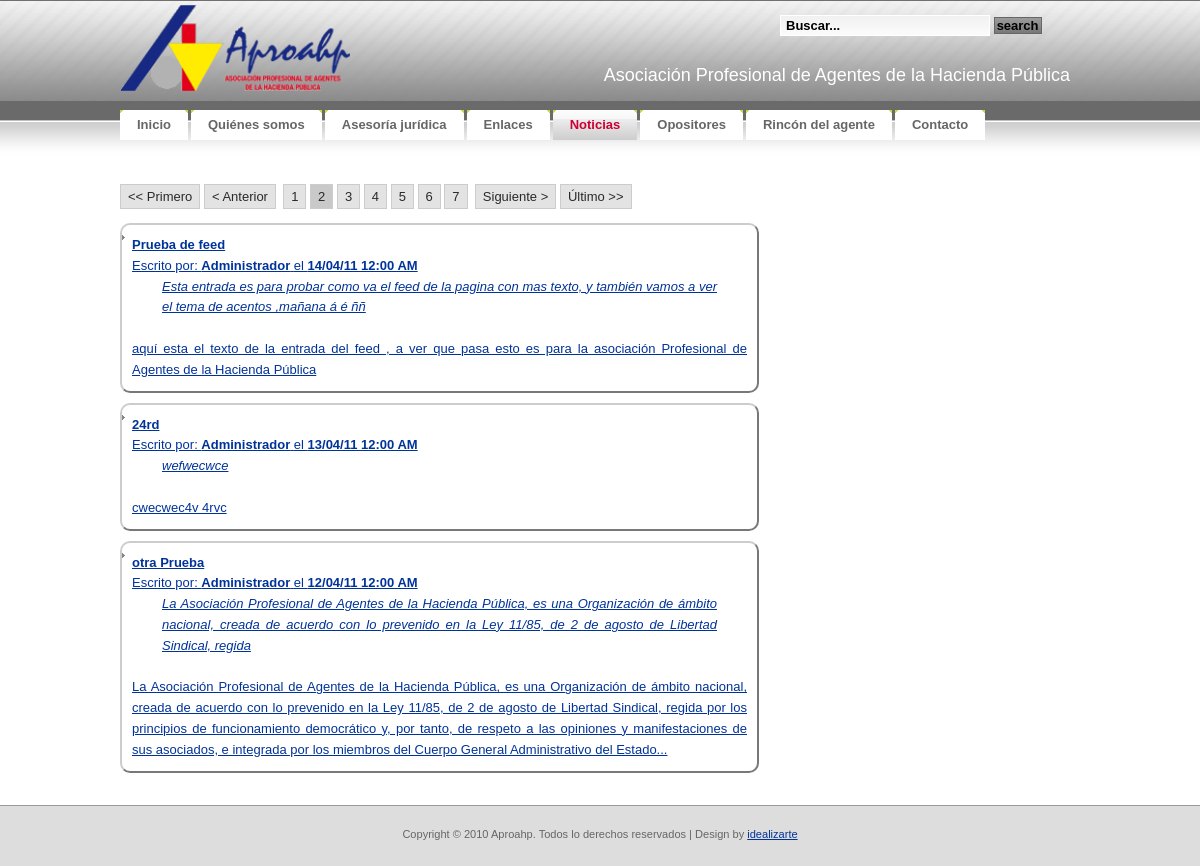
/noticias/noticias.php?pagenum=2, run on an earlier commit of the app's database.
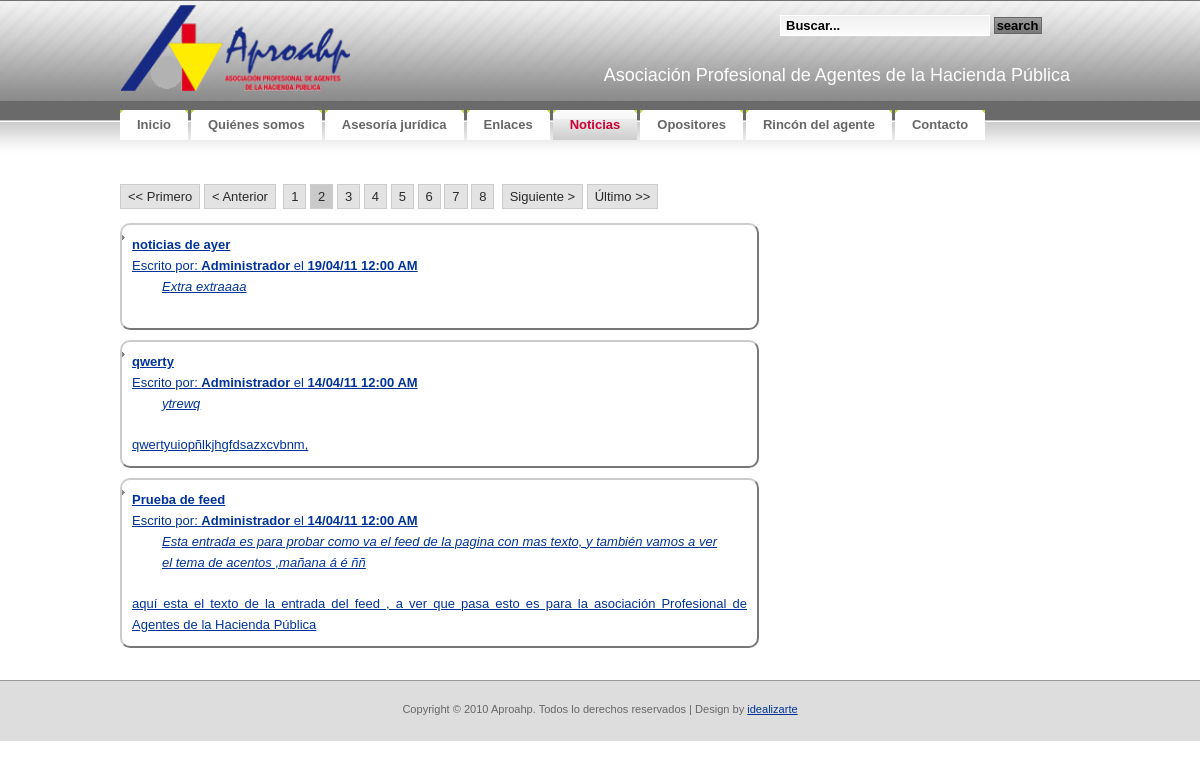
And on a later commit of the database.
### tables this page shows
CREATE TABLE IF NOT EXISTS `tbl_noticias` (
  `NOT_ID` bigint(20) NOT NULL AUTO_INCREMENT,
  `NOT_FECHA` timestamp NOT NULL DEFAULT CURRENT_TIMESTAMP,
  `NOT_Autor` bigint(20) NOT NULL,
  `NOT_Titulo` varchar(50) NOT NULL,
  `NOT_resumen` varchar(500) NOT NULL,
  `NOT_texto` text NOT NULL,
  PRIMARY KEY (`NOT_ID`)
);

CREATE TABLE IF NOT EXISTS `tbl_users` (
  `USR_ID` bigint(20) NOT NULL AUTO_INCREMENT,
  `USR_username` varchar(32) NOT NULL,
  `USR_password` varchar(32) NOT NULL,
  `USR_Displayname` varchar(32) NOT NULL,
  `USR_email` varchar(100) NOT NULL,
  `USR_Activo` tinyint(1) NOT NULL,
  PRIMARY KEY (`USR_ID`)
);

### noticias/noticias.php (the view, shortened to what the changed rows need)
<!DOCTYPE html PUBLIC "-//W3C//DTD XHTML 1.0 Strict//EN"
  "http://www.w3.org/TR/xhtml1/DTD/xhtml1-strict.dtd">
<html xmlns="http://www.w3.org/1999/xhtml" xml:lang="en" lang="en">
<head>
	<link rel="stylesheet" href="../css/reset.css" type="text/css" media="screen" title="no title" charset="utf-8">
	<link rel="stylesheet" href="../css/aproahp.css" type="text/css" media="screen" title="no title" charset="utf-8">
</head>
<body>
<div id="container">
<?php require("../header.php");?>
	<div id="izda-a">
	<?php
		require_once("../lib/siteconfig.php");
		if(isset($_GET['noticia'])) {
		$noticia=cleanQuery($_GET['noticia']);
		$sqlstring="SELECT * FROM tbl_noticias,tbl_users WHERE NOT_Autor=USR_ID AND NOT_ID=".$noticia.";";
		$not_result=mysql_query($sqlstring);
		if(mysql_num_rows($not_result)!=1){
			echo "No existe esa Noticia.....";
		}
		else{
			$row = mysql_fetch_assoc($not_result);
			$datetime = date("d/m/y", strtotime($row["NOT_FECHA"]));
			echo "<li class=noticia><span class=highlight>".$row["NOT_Titulo"]."</span><br>Escrito por: <span class=highlight>".$row["USR_Displayname"]."</span> el <span class=highlight>".$datetime."</span><br><div class=resumen>".nl2br($row["NOT_resumen"])."</div><br>".nl2br($row["NOT_texto"])."</li>";
		}
		}else{
		if(isset($_GET['pagenum'])){
			$pagenum = $_GET['pagenum'];
		}else{
			$pagenum = 1;
		}
		$not_result = mysql_query("SELECT * FROM tbl_noticias,tbl_users WHERE NOT_Autor=USR_ID AND DATE(`NOT_FECHA`) <= DATE( NOW( ) ) ORDER BY `NOT_FECHA` DESC") or die(mysql_error());
		$rows = mysql_num_rows($not_result);
		$page_rows = 3;
		paginationlinks($rows,$pagenum,$page_rows);
		echo "<ul>";
		$limites = 'limit ' .($pagenum - 1) * $page_rows .',' .$page_rows;
		$not_result = mysql_query("SELECT * FROM tbl_noticias,tbl_users WHERE NOT_Autor=USR_ID AND DATE(`NOT_FECHA`) <= DATE( NOW( ) ) ORDER BY `NOT_FECHA` DESC $limites;") or die(mysql_error());
		for ($x = 0, $numrows = mysql_num_rows($not_result); $x < $numrows; $x++) {
			$row = mysql_fetch_assoc($not_result);
			$datetime = date("d/m/y g:i A", strtotime($row["NOT_FECHA"]));
			echo "<a href=".$paginaactual."?noticia=".$row["NOT_ID"]." ><li class=noticia><span class=highlight>".$row["NOT_Titulo"]."</span><br>Escrito por: <span class=highlight>".$row["USR_Displayname"]."</span> el <span class=highlight>".$datetime."</span><br><div class=resumen>".nl2br($row["NOT_resumen"])."</div><br>".neat_trim($row["NOT_texto"],400)."</li></a>";
	    }
		echo "</ul>";
		}
?>
	</div>
</div>
</body>
</html>

### header.php (shortened to what the changed rows need)
<?php
$parts = Explode('/', $_SERVER["PHP_SELF"]);
$paginaactual= $parts[count($parts) - 1];
if(strcmp($paginaactual, "index.php")==0)
	$folder ="";
else
	$folder ="../";
$menu = array (array ( "Name" => "Inicio","Link" => "index.php","Subfolder" => ""),
			   array ( "Name" => "Quiénes somos","Link" => "kienes.php","Subfolder" => "kienes/"),
			   array ( "Name" => "Asesoría jurídica","Link" => "asesoria.php","Subfolder" => "asesoria/"),
			   array ( "Name" => "Enlaces","Link" => "enlaces.php","Subfolder" => "enlaces/"),
			   array ( "Name" => "Noticias","Link" => "noticias.php","Subfolder" => "noticias/"),
			   array ( "Name" => "Opositores","Link" => "opositores.php","Subfolder" => "opositores/"),
			   array ( "Name" => "Rincón del agente","Link" => "rinconagente.php","Subfolder" => "rinconagente/"),
			   array ( "Name" => "Contacto","Link" => "contacto.php","Subfolder" => "contacto/")
              );
?>
<div id="header">
	<?php echo('<div id="letras"><h2>'."Asociación Profesional de Agentes de la Hacienda Pública".'</h2>');?>
		</div>
</div>
<div id="menu">
	<ul>
<?php
foreach($menu as $item){
		if(strcmp($paginaactual, $item['Link'])==0)
			echo('<li class="active">');
		else
			echo('<li>');
		echo('<a href="'.$folder.$item['Subfolder'].$item['Link'].'"><b>'.$item['Name'].'</b></a></li>');
}?>
	</ul>
</div>

### lib/siteconfig.php (shortened to what the changed rows need)
<?php
	function neat_trim($str, $n, $delim='...') {
	   $len = strlen($str);
	   if ($len > $n) {
	       preg_match('/(.{' . $n . '}.*?)\b/', $str, $matches);
	       return rtrim($matches[1]) . $delim;
	   }
	   else {
	       return $str;
	   }
	}
	function paginationlinks($rows,$pagenum,$page_rows){
		$last = ceil($rows/$page_rows);
		$linkbase = $_SERVER['PHP_SELF'];
		$_pagi_query_string = "?";
		$linkbase .= $_pagi_query_string;
		if($last > 1){
			echo "<div id=pagination>";
			if ($pagenum == 1) {}
			else
			{
				echo " <a href='".$linkbase."pagenum=1'> << Primero</a> ";
				$previous = $pagenum-1;
				echo " <a href='".$linkbase."pagenum=$previous'> < Anterior</a> ";
			}
			for($x=1;$x<=$last;$x++){
				if($x==$pagenum){
					echo "&nbsp;<strong>$x</strong>";
				}else{
					echo "&nbsp;<a href='".$linkbase."pagenum=$x'>$x</a>";
				}
			}
			if ($pagenum == $last) {}
			else
			{
				$next = $pagenum+1;
				echo " <a href='".$linkbase."pagenum=$next'>Siguiente ></a> ";
				echo " <a href='".$linkbase."pagenum=$last'>Último >></a> ";
			}
			echo "</div>";
		}
	}
?>

What changed in the data, as far as the page shows it:
no longer on this page (row unchanged): tbl_noticias: NOT_Titulo "24rd", tbl_users.USR_Displayname "Administrador", NOT_FECHA "13/04/11 12:00 AM", NOT_resumen "wefwecwce", NOT_texto "cwecwec4v 4rvc"
no longer on this page (row edited): tbl_noticias: NOT_Titulo "otra Prueba", tbl_users.USR_Displayname "Administrador", NOT_FECHA "12/04/11 12:00 AM", NOT_resumen "La Asociación Profesional de Agentes de la Hacienda Pública, es una Organización de ámbito nacional, creada de acuerdo con lo prevenido en la Ley 11/85, de 2 de agosto de Libertad Sindical, regida", NOT_texto "La Asociación Profesional de Agentes de la Hacienda Pública, es una Organización de ámbito nacional, creada de acuerdo con lo prevenido en la Ley 11/85, de 2 de agosto de Libertad Sindical, regida por los principios de funcionamiento democrático y, por tanto, de respeto a las opiniones y manifestaciones de sus asociados, e integrada por los miembros del Cuerpo General Administrativo del Estado..."
added tbl_noticias: NOT_Titulo "noticias de ayer", tbl_users.USR_Displayname "Administrador", NOT_FECHA "19/04/11 12:00 AM", NOT_resumen "Extra extraaaa"
now on this page (row unchanged): tbl_noticias: NOT_Titulo "qwerty", tbl_users.USR_Displayname "Administrador", NOT_FECHA "14/04/11 12:00 AM", NOT_resumen "ytrewq", NOT_texto "qwertyuiopñlkjhgfdsazxcvbnm,"
Also different on the page:
new list line: "8"
